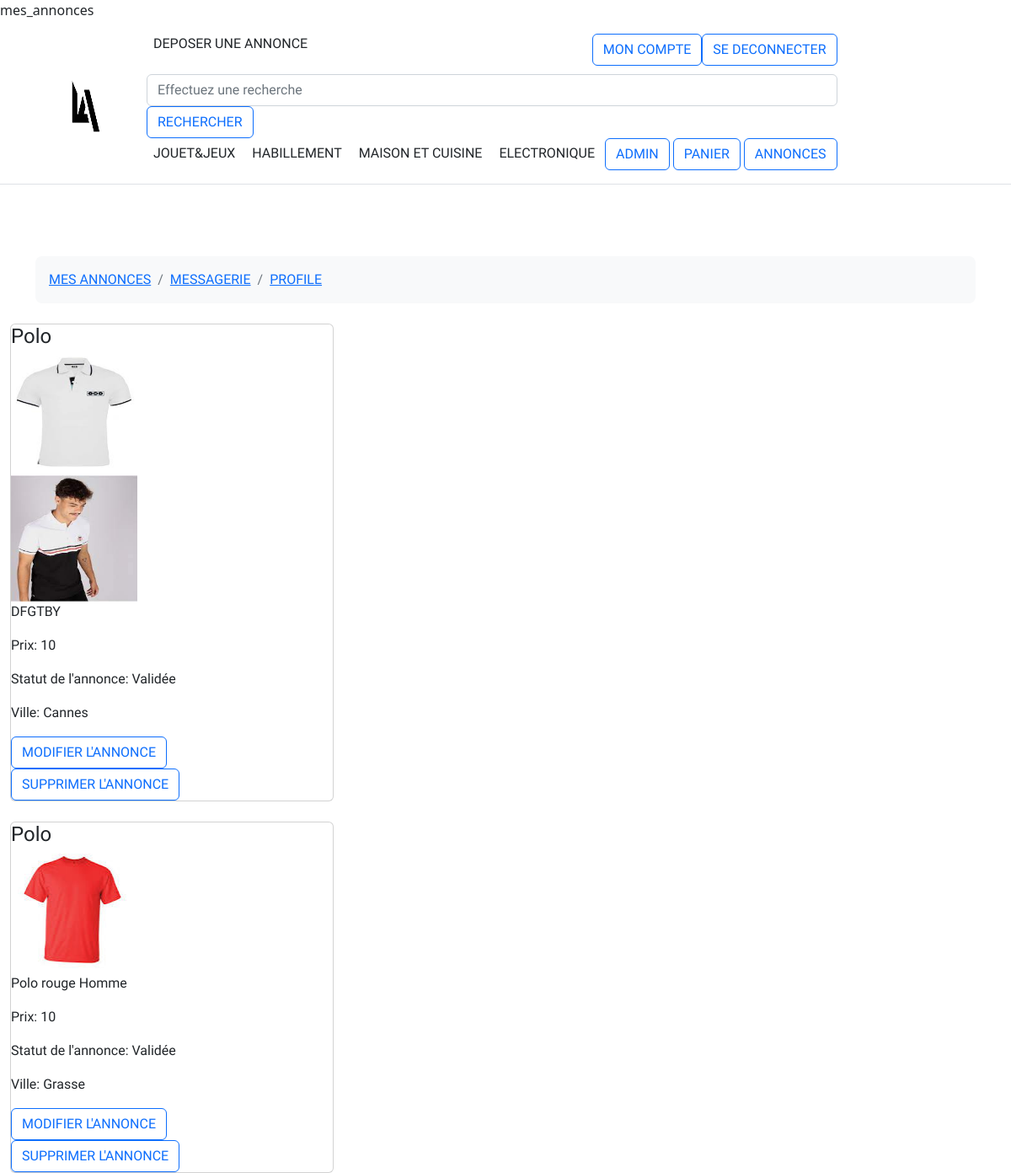
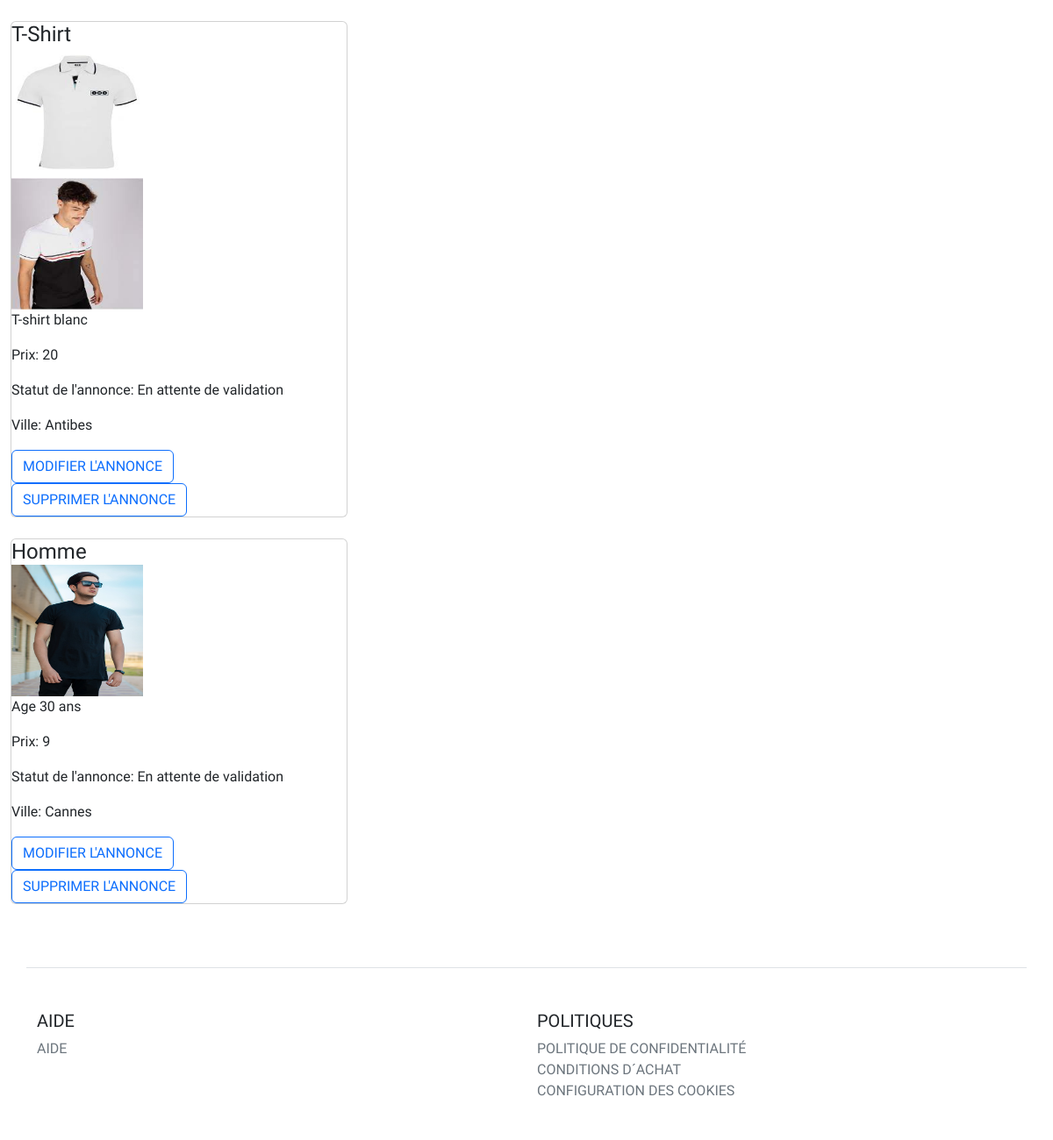
Page /?p=mes_annonces (signed in) on the committed database (2 pictures, top to bottom).
### tables this page shows
CREATE TABLE IF NOT EXISTS `annonce` (
  `id` int(11) NOT NULL AUTO_INCREMENT,
  `titre` varchar(150) DEFAULT NULL,
  `description` varchar(500) DEFAULT NULL,
  `date_de_creation` datetime DEFAULT NULL,
  `prix` double(4,2) DEFAULT NULL,
  `statut_echange_ou_paiement` int(1) DEFAULT NULL,
  `frais_supplementaire_publication` double DEFAULT NULL,
  `ville` varchar(30) DEFAULT NULL,
  `Statut_annonce_validee_bloque` tinyint(1) DEFAULT '4',
  `date_fin_annonce` datetime DEFAULT NULL,
  `idMembre` int(11) DEFAULT NULL,
  `duree_publication` int(11) DEFAULT NULL,
  `date_validation` datetime DEFAULT NULL,
  `idEtat` int(11) DEFAULT NULL,
  `idCategorie` int(11) DEFAULT NULL,
  PRIMARY KEY (`id`),
  KEY `fk_Annonce_Membre` (`idMembre`),
  KEY `fk_Annonce_etats1` (`idEtat`),
  KEY `idCategorie` (`idCategorie`)
);

CREATE TABLE IF NOT EXISTS `photo` (
  `id` int(11) NOT NULL AUTO_INCREMENT,
  `fichier_chemin` varchar(150) DEFAULT NULL,
  `idAnnonce` int(11) NOT NULL,
  `is_main_photo` int(11) DEFAULT NULL,
  `legende` varchar(45) DEFAULT NULL,
  PRIMARY KEY (`id`),
  KEY `fk_Photo_Annonce1` (`idAnnonce`)
);

### controller/User.php (called while the page is built, shortened)
<?php
class User
{
  private $is_admin;
   public function getIsAdmin(){
    return $this->is_admin;
  }
  public function chargerAllInfoUserById($id){
  $UserModel= new UserModel();
  $user=$UserModel->chargerUserById($id);
  $this->is_admin=$user[0]['is_admin'];
  }
  }

### model/UserModel.php (called while the page is built, shortened)
<?php
class UserModel{
    private $table = 'membre';
function chargerUserById($id_user){
    try {
        global $db;
        $query=$db->prepare('SELECT * FROM '. $this->table. ' WHERE id= :id');
        $query->execute(['id'=>$id_user]);
        if ($query->rowCount()){
            return $query->fetchALL();
        }
    } catch (Exception $e) {
        echo $e->getMessage();
    }
    return false;
}
}

### model/AnnonceModel.php (called while the page is built, shortened)
<?php
class AnnonceModel{
  private $table='annonce';
  private $table_photo='photo';
public function getPhotobyId($idannonce){
      try {
      global $db;
        $query=$db->prepare('SELECT fichier_chemin FROM '.$this->table_photo.' where idAnnonce='.$idannonce);
        $query->execute();
        if ($query->rowCount()){
            return $query->fetchAll();
        }
      } catch (Exception $e) {
        echo $e->getMessage();
      }
    return false;
  }
  public function CountAnnoncebyID($idMembre){
      try {
      global $db;
        $query=$db->prepare('SELECT COUNT(id) FROM '.$this->table.' WHERE idMembre=:idMembre');
        $query->execute(['idMembre'=>$idMembre]);
        if ($query->rowCount()){
            $result=$query->fetch();
            return $result[0];
        }
      } catch (Exception $e) {
        echo $e->getMessage();
      }
    return false;
  }
public function getAnnoncebyIdUser($id,$orderby){
try {
        global $db;
        $query=$db->prepare('SELECT * FROM '. $this->table .' WHERE idMembre=:idMembre ORDER BY '.$orderby);
        $query->execute(['idMembre'=>$id]);
        if ($query->rowCount()){
            return $query->fetchAll();
        }
    } catch (Exception $e) {
        echo $e->getMessage();
    }
    return false;
}
}

### controller/Annonce.php (called while the page is built, shortened)
<?php
class Annonce
{
  private $title;
  private $description;
  private $prix;
  private $photo;
  private $Statut_annonce_validee_bloque;
  private $ville;
   public function getStatut_annonce_validee_bloque(){
    return $this->Statut_annonce_validee_bloque;
  }
   public function getVille(){
    return $this->ville;
  }
  public function getTitle(){
    return $this->title;
  }
  public function getDescription(){
    return $this->description;
  }
  public function getPrix(){
    return $this->prix;
  }
    public function getPhoto(){
      return $this->photo;
   }
    public function chargerAnnonceUser($id,$orderby, $num_annonce){
    $AnnonceModel=new AnnonceModel();
    $annonce=$AnnonceModel->getAnnoncebyIdUser($id,$orderby);
    $this->id=$annonce[$num_annonce]['id'];
    $this->title=$annonce[$num_annonce]['titre'];
    $this->description=$annonce[$num_annonce]['description'];
    $this->prix=$annonce[$num_annonce]['prix'];
    $this->ville=$annonce[$num_annonce]['ville'];
    $this->Statut_annonce_validee_bloque=$annonce[$num_annonce]['Statut_annonce_validee_bloque'];
    $this->photo[] = $AnnonceModel->getPhotobyId($this->id);
  }
public function StatutAnnonce($statut){
    switch ($statut)
        {
            case "2":
             return "Validée";
            break;
            case "4":
             return "En attente de validation";
            break;
}
}
}
?>

### view/mes_annonces.php (the view, shortened to what this page needs)
<?php
 $AnnonceModel=new AnnonceModel();
    $annonce=new Annonce();
    $idMembre=$_SESSION['id'];
    $nb_annonce = $AnnonceModel->CountAnnoncebyID($idMembre);
?>
<section>
  <div class="container">
    <div class="row">
      <div class="col">
        <nav aria-label="breadcrumb" class="bg-light rounded-3 p-3 mb-4">
          <ol class="breadcrumb mb-0">
            <li class="breadcrumb-item"><a href="?p=mes_annonces">MES ANNONCES</a></li>
            <li class="breadcrumb-item"><a href="?p=messagerie">MESSAGERIE</a></li>
            <li class="breadcrumb-item active" aria-current="page"><a href="?p=account">PROFILE</a></li>
          </ol>
        </nav>
      </div>
    </div>
  </div>
</section>
<div class="grid-container">
<?php
    for($i=0;$i<=$nb_annonce-1;$i++):
        $annonce->chargerAnnonceUser($idMembre,"date_de_creation", $i);
        $photo=$annonce->getPhoto();
    ?>
      <div class="grid-item">
         <div class="d-flex">
            <div class="card mb-4 box-shadow-sm">
              <h4 class="my-0 font-weight-normal"><?php echo $annonce->getTitle(); ?></h4>
                <?php
                foreach($photo[$i] as $k=>$val){
                  echo "<img src=".$val[0]." class='img_thumbnail'>";
                }
                ?>
                <p class=""><?php echo $annonce->getDescription() ?></p>
                <p class=""><?php echo "Prix: ".$annonce->getPrix() ?></p>
            <?php
              $nb_statut=$annonce->getStatut_annonce_validee_bloque();
              $statut=$annonce->StatutAnnonce($nb_statut);   ?>
               <p>Statut de l'annonce:  <?php echo $statut ?? "à l'étude"; ?></p>
             <p class=""><?php echo "Ville: ".$annonce->getVille() ?></p>
            <form action="?p=modification_annonce" method= "get">
              <button class="btn btn-outline-primary" type="submit" tardet="_blank">MODIFIER L'ANNONCE</button>
            </form>
            <form action="?p=supprimer_annonce" method= "get">
              <button class="btn btn-outline-primary" type="submit" tardet="_blank">SUPPRIMER L'ANNONCE</button>
            </form>
         </div>
  </div>
        <?php endfor;?>
      </div>
</div>

### view/header.php (shortened to what this page needs)
<?php
$user= new User();
$user->chargerAllInfoUserById($_SESSION['id']);
?>
<!DOCTYPE html>
<html lang="fr">
<head>
    <link rel="stylesheet" href="assets/css/style.css" type="text/css">
    <link rel="stylesheet" href="https://cdn.jsdelivr.net/npm/bootstrap@5.2.3/dist/css/bootstrap.min.css">
</head>
<body>
    <div id="header">
        <div class="d-flex flex-column flex-md-row align-items-center p-3 px-md-4 mb-3 bg-white border-bottom box-shadow">
            <h5 class="my-0 mr-md-auto font-weight-normal"><img src="assets/image/logo.jpg" width=200px></h5>
            <nav class="my-2 my-md-0 mr-md-3">
            <a class=" p-2 text-dark" id="deposer" href="?p=cree_annonce" name="annonce">DEPOSER UNE ANNONCE</a>
<?php
    if(!isset($_SESSION['actif']) || $_SESSION['actif']==0){
?>
        <a class="btn btn-outline-primary" href="?p=connexion"  tardet="_blank" style="position: relative; float: right;">SE CONNECTER</a>
        <a class="btn btn-outline-primary" href="?p=connexion"  tardet="_blank" style="position: relative; float: right;">CREER UN COMPTE</a>
<?php
    }else{
?>
        <a class="btn btn-outline-primary" href="?p=deconnect"  tardet="_blank" style="position: relative; float: right;">SE DECONNECTER</a>
        <a href ="?p=account">
        <button class="btn btn-outline-primary" type="submit" tardet="_blank" style="position: relative; float: right;">MON COMPTE</button>
        </a>
<?php }
?>
<br><br>
            <input class="form-control rounded" type="search" placeholder="Effectuez une recherche" aria-label="Search" aria-describedby="search-addon" />
            <button class="btn btn-outline-primary" type="submit" >RECHERCHER</button>
            <br>
            <a class="p-2 text-dark" href="?p=categorie_jeux" name="jeux">JOUET&JEUX</a>
            <a class="p-2 text-dark" href="?p=categorie_habillement" name="habillement">HABILLEMENT</a>
            <a class="p-2 text-dark" href="?p=categorie_maison"name="maison">MAISON ET CUISINE</a>
            <a class="p-2 text-dark" href="?p=categorie_electronique"name="electronique">ELECTRONIQUE</a>
    <?php
if(!isset($_SESSION['actif']) || $_SESSION['actif']==0){?>
    <a href ="index.php?p=home">
     <button class="btn btn-outline-primary" type="submit" tardet="_blank">ANNONCES</button>
     </a>
<?php }else{
    if($user->getIsAdmin()==1){?>
     <a href ="?p=admin">
        <button class="btn btn-outline-primary" type="submit" tardet="_blank">ADMIN</button>
        </a>
    <?php
    }
    ?>
        <a href ="?p=panier">
        <button class="btn btn-outline-primary" type="submit" tardet="_blank">PANIER</button>
        </a>
        <a href ="?p=home">
        <button class="btn btn-outline-primary" type="submit" tardet="_blank">ANNONCES</button>
        </a>
<?php }
?>
   </nav>
  </div>
</div>

### index.php (shortened to what this page needs)
<?php
$title="Accueil";
require_once "model/AnnonceModel.php";
require_once "model/UserModel.php";
require_once "controller/Annonce.php";
require_once "controller/User.php";
try
{
      if (empty($_GET['p']))
      {
       $page="index";
      }else {
           $page=$_GET['p'];
      }
require "view/header.php";
        switch ($page)
        {
            case "mes_annonces":
            require_once "view/mes_annonces.php";
            break;
        }
    }catch (Exception $e) {
    echo $e->getMessage();
    }
require "view/footer.php";
?>

### view/footer.php
<footer class="container pt-4 my-md-5 pt-md-5 border-top">
      <div class="row">
          <div class="col-6 col-md">
            <h5>AIDE</h5>
            <ul class="list-unstyled text-small">
              <li><a class="text-muted" href="?p=message_admin">AIDE</a></li>
            </ul>
          </div>
          <div class="col-6 col-md">
            <h5>POLITIQUES</h5>
            <ul class="list-unstyled text-small">
              <li><a class="text-muted" href="POLITIQUE_DE_CONFIDENTIALITE.pdf"name="politiques">POLITIQUE DE CONFIDENTIALITÉ</a></li>
              <li><a class="text-muted" href="CONDITIONS_D_ACHAT.pdf"name="politiques">CONDITIONS D´ACHAT</a></li>
              <li><a class="text-muted" href="CONFIGURATION_DES_COOKIES.pdf"name="politiques">CONFIGURATION DES COOKIES</a></li>
            </ul>
          </div>
        </div>
</footer>
</body>
</html>

### assets/css/style.css (style rules this page uses)
* { font-family: 'Exo', sans-serif; margin:0; padding: 0; }
div { display: block; }
img { width: 150px; height: 150px; }
.card { width: 32%; margin-left: 1% }
#header { position:relative; height: 35%; }
#header a { text-decoration: none; }
footer a { text-decoration: none; }
.btn:not(:disabled):not(.disabled) { cursor: pointer; }

### rows in the picture
annonce: titre "Polo", description "DFGTBY", prix "10", Statut_annonce_validee_bloque "Validée", ville "Cannes"
photo: fichier_chemin (picture)
photo: fichier_chemin (picture)
annonce: titre "Polo", description "Polo rouge Homme", prix "10", Statut_annonce_validee_bloque "Validée", ville "Grasse"
photo: fichier_chemin (picture)
annonce: titre "T-Shirt", description "T-shirt blanc", prix "20", Statut_annonce_validee_bloque "En attente de validation", ville "Antibes"
photo: fichier_chemin (picture)
photo: fichier_chemin (picture)
annonce: titre "Homme", description "Age 30 ans", prix "9", Statut_annonce_validee_bloque "En attente de validation", ville "Cannes"
photo: fichier_chemin (picture)
